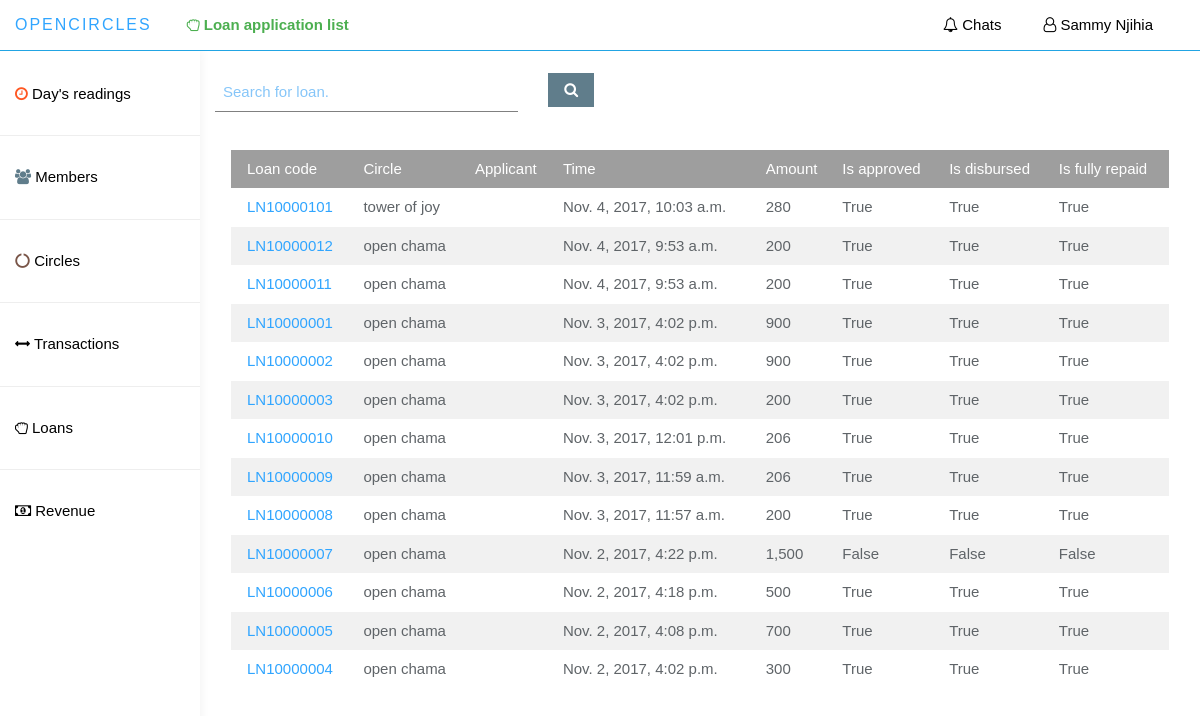
Before: /app_admin/loan_applications (signed in) with the older database file.
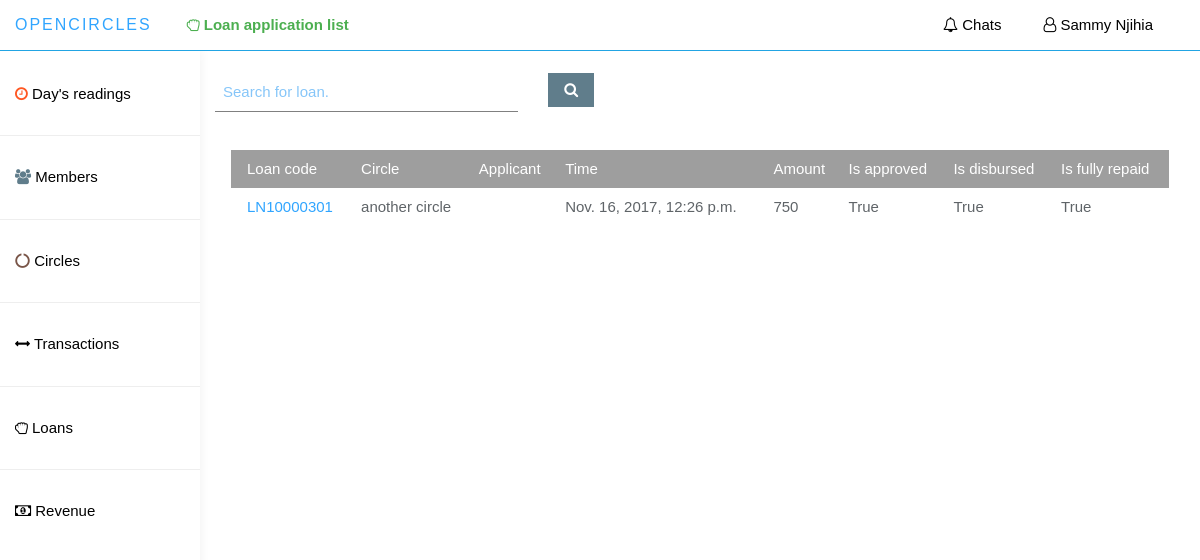
After: the same page with the newer database file.
### loan/models.py (models this page shows)
class LoanApplication(models.Model):
    loan_code = models.CharField(unique=True,max_length=20,default='LN0001')
    circle_member = models.ForeignKey(CircleMember, null=False)
    amount = models.IntegerField(null=False, blank=False, default=0)
    interest_rate = models.FloatField(null=False, blank=False, default=0.00)
    num_of_repayment_cycles = models.IntegerField(default=1)
    require_guarantors = models.BooleanField(default=False)
    time_of_application = models.DateTimeField(null=False, auto_now=True)
    is_approved = models.BooleanField(default=False)
    time_approved = models.DateTimeField(null=True)
    is_disbursed = models.BooleanField(default=False)
    time_disbursed = models.DateTimeField(null=True)
    other_info = models.TextField(max_length=10000, blank=True)
    is_fully_repaid = models.BooleanField(default=False)
    time_of_last_payment = models.DateTimeField(null=True)
    loan_tariff = models.ForeignKey(LoanTariff, null=True)
    class Meta:
        db_table = 'LoanApplication'

### circle/models.py (models this page shows)
class CircleMember(models.Model):
    circle = models.ForeignKey(Circle, null=False, blank=False)
    member = models.ForeignKey(Member, null=False, blank=False)
    allow_public_guarantees_request = models.BooleanField(default=True)
    time_joined = models.DateTimeField(null=False, auto_now=True)
    is_active = models.BooleanField(default=True)
    class Meta:
        db_table = 'CircleMember'
        unique_together = ("circle", "member")

class Circle(models.Model):
    circle_name = models.CharField(max_length=100,blank=False,unique=True)
    circle_type = models.CharField(max_length=10, blank=False, choices=CIRCLE_TYPE)
    circle_acc_number = models.CharField(max_length=10, blank=False, unique=True)
    initiated_by = models.ForeignKey(Member,null=False, blank=False)
    time_initiated = models.DateTimeField(auto_now=True)
    is_active = models.BooleanField(default=False)
    annual_interest_rate = models.DecimalField(max_digits=5, decimal_places=3, default=0.000)
    minimum_share = models.IntegerField(default=200)
    class Meta:
        db_table = 'Circle'

### app_admin/views.py (the view)
@login_required(login_url='app_admin:login_page')
def loan_applications(request):
    context = {
        'loans': loan_utils.LoanUtils.get_months_loans()
    }
    template = 'app_admin/loan_applications_list.html'
    return render(request, template, context)

### app_admin/loan_utils.py (called while the page is built)
    @staticmethod
    def get_months_loans():
        today = datetime.date.today()
        year = today.year
        month = today.month
        loan_objs = LoanApplication.objects.filter(time_of_application__year=year, time_of_application__month=month)\
            .order_by('-time_of_application')
        return loan_objs

### app_admin/templates/app_admin/loan_applications_list.html (shortened to what this page needs)
{% extends 'app_admin/base_dashboard.html' %}
{% load static %}
{% load humanize %}
{% block current_page %}
    <i class="fa fa-hand-grab-o"></i> Loan application list
{% endblock %}
{% block main_container %}
     <div class="col-sm-9 col-sm-offset-3 col-lg-10 col-lg-offset-2 main">
        <br>
        <form class="form-horizontal">
          <div class="form-group">
            <div class="col-lg-4 col-md-4 col-sm-4">
              <input type="text"
                class="w3-input w3-text-blue pull-right"
                id="loans-search-val"
                name="loans_search_val"
                placeholder="Search for loan.">
            </div>
            <div class="col-lg-2 col-md-2 col-sm-2">
              <a class="w3-btn w3-blue-gray pull-left" id="btn-search-loan">
                <i class="fa fa-search"></i>
              </a>
            </div>
          </div>
        </form>
        <br>
        <div class="w3-container">
            <table class="w3-table w3-striped">
                <thead class="w3-grey w3-text-white">
                    <tr>
                        <td>Loan code</td>
                        <td>Circle</td>
                        <td>Applicant</td>
                        <td>Time</td>
                        <td>Amount</td>
                        <td>Is approved</td>
                        <td>Is disbursed</td>
                        <td>Is fully repaid</td>
                    </tr>
                </thead>
                <tbody id="loans-table">
                    {% for obj in loans %}
                        <tr>
                            <td>
                                <a href="{% url 'app_admin:view_loan_application_details' loan_code=obj.loan_code %}">
                                    {{ obj.loan_code }}
                                </a>
                            </td>
                            <td>{{ obj.circle_member.circle.circle_name }}</td>
                            <td>
                            </td>
                            <td>{{ obj.time_of_application }}</td>
                            <td>{{ obj.amount|intcomma }}</td>
                            <td>{{ obj.is_approved }}</td>
                            <td>{{ obj.is_disbursed }}</td>
                            <td>{{ obj.is_fully_repaid }}</td>
                        </tr>
                    {% endfor %}
                </tbody>
            </table>
        </div>
     </div>
{% endblock %}

### app_admin/templates/app_admin/base_dashboard.html (shortened to what this page needs)
{% load staticfiles %}
{% load humanize %}
<!DOCTYPE html>
<html lang="en">
{% block head %}
  <head>
      <link rel="stylesheet" type="text/css" href="{% static 'app_admin/bootstrap/css/bootstrap.min.css' %}" />
      <link rel="stylesheet" type="text/css" href="{% static 'app_admin/font-awesome/css/font-awesome.min.css' %}" />
      <link rel="stylesheet" type="text/css" href="{% static 'app_admin/w3css/w3.css' %}" />
      <link rel="stylesheet" type="text/css" href="{% static 'app_admin/bootstrapdatetimepicker/bootstrap-datetimepicker.min.css' %}"/>
      <link rel="stylesheet" type="text/css" href="{% static 'app_admin/custom_css/styles.css' %}" >
  </head>
{% endblock %}
{% block body %}
    <body>
    <nav class="navbar navbar navbar-fixed-top w3-white border-bottom-blue" role="navigation">
        <div class="container-fluid">
          <div class="navbar-header">
            <a class="navbar-brand">
              <span>Opencircles</span>
            </a>
            <ul class="user-menu nav-tabs pull-left">
              <li>
                <a class="cursor-pointer w3-text-green">
                    <b>
                        {% block current_page %}{% endblock %}
                    </b>
                </a>
              </li>
            </ul>
            <ul class="user-menu nav-tabs">
              <li>
                <a class="cursor-pointer w3-text-black" href="{% url 'app_admin:chats' %}"><i class="fa fa-bell-o"></i> Chats </a>
              </li>
              <li class="dropdown pull-right">
                <a class="dropdown-toggle w3-text-black cursor-pointer" data-toggle="dropdown">
                  <i class="fa fa-user-o"></i> {{ request.user.first_name }} {{ request.user.last_name }}
                </a>
                </li>
              </ul>
          </div>
        </div>
	</nav>
  <div id="sidebar-collapse" class="col-sm-3 col-lg-2 sidebar">
  <ul class="nav menu">
    <li><br></li>
    <li>
      <a href="{% url 'app_admin:home' %}" class="w3-text-black">
        <i class="fa fa-clock-o w3-text-deep-orange"></i>
         Day's readings
      </a>
    </li>
    <li role="presentation" class="divider"></li>
    <li>
      <a href="{% url 'app_admin:members' %}" class="w3-text-black">
        <i class="fa fa-users w3-text-blue-gray"></i>
         Members
      </a>
    </li>
    <li role="presentation" class="divider"></li>
    <li>
      <a href="{% url 'app_admin:circles_list' %}" class="w3-text-black">
        <i class="fa fa-circle-o-notch w3-text-brown"></i>
         Circles
      </a>
    </li>
    <li role="presentation" class="divider"></li>
    <li class="parent ">
      <a data-toggle="collapse" data-target="#sub-item-1" class="w3-text-black" href="#">
          <i class="fa fa-arrows-h"></i>
            Transactions
      </a>
    </li>
    <li role="presentation" class="divider"></li>
    <li class="parent ">
      <a data-toggle="collapse" data-target="#loans-sub-items" class="w3-text-black" href="#">
          <i class="fa fa-hand-grab-o"></i>
            Loans
      </a>
    </li>
    <li role="presentation" class="divider"></li>
    <li class="parent ">
      <a data-toggle="collapse" data-target="#sub-item-2" class="w3-text-black" href="#">
          <i class="fa fa-money"></i>
            Revenue
      </a>
    </li>
  </ul>
  </div>
    {% block main_container %}{% endblock %}
    </body>
    {% endblock %}
</html>

### app_admin/static/app_admin/w3css/w3.css (style rules this page uses)
*,*:before,*:after { box-sizing:inherit }
html { -ms-text-size-adjust:100%;-webkit-text-size-adjust:100% }
body { margin:0 }
article,aside,details,figcaption,figure,footer,header,main,menu,nav,section,summary { display:block }
a { background-color:transparent;-webkit-text-decoration-skip:objects }
button,input,select,textarea { font:inherit;margin:0 }
button,input { overflow:visible }
html,body { font-family:Verdana,sans-serif;font-size:15px;line-height:1.5 }
html { overflow-x:hidden }
a { color:inherit }
.w3-table,.w3-table-all { border-collapse:collapse;border-spacing:0;width:100%;display:table }
.w3-table td,.w3-table th,.w3-table-all td,.w3-table-all th { padding:8px 8px;display:table-cell;text-align:left;vertical-align:top }
.w3-table th:first-child,.w3-table td:first-child,.w3-table-all th:first-child,.w3-table-all td:first-child { padding-left:16px }
.w3-btn,.w3-btn-block { border:none;display:inline-block;outline:0;padding:6px 16px;vertical-align:middle;overflow:hidden;text-decoration:none!important;color:#fff;background-color:#000;text-align:center;cursor:pointer;white-space:nowrap }
.w3-btn,.w3-btn-floating,.w3-btn-floating-large,.w3-closenav,.w3-opennav,.w3-btn-block { -webkit-touch-callout:none;-webkit-user-select:none;-khtml-user-select:none;-moz-user-select:none;-ms-user-select:none;user-select:none }
.w3-btn,.w3-btn-floating,.w3-dropnav a,.w3-btn-floating-large,.w3-btn-block, .w3-navbar a,.w3-sidenav a,.w3-pagination li a,.w3-hoverable tbody tr,.w3-hoverable li, .w3-accordion-content a,.w3-dropdown-content a,.w3-dropdown-click:hover,.w3-dropdown-hover:hover,.w3-opennav,.w3-closenav,.w3-closebtn,*[class*="w3-hover-"] { -webkit-transition:background-color .25s,color .15s,box-shadow .25s,opacity 0.25s,filter 0.25s,border 0.15s;transition:background-color .25s,color .15s,box-shadow .15s,opacity .25s,filter .25s,border .15s }
.w3-input { padding:8px;display:block;border:none;border-bottom:1px solid #808080;width:100% }
.w3-container:after,.w3-panel:after,.w3-row:after,.w3-row-padding:after,.w3-topnav:after,.w3-clear:after,.w3-btn-group:before,.w3-btn-group:after,.w3-btn-bar:before,.w3-btn-bar:after { content:"";display:table;clear:both }
.w3-container { padding:0.01em 16px }
.w3-blue-grey,.w3-hover-blue-grey:hover,.w3-blue-gray,.w3-hover-blue-gray:hover { color:#fff!important;background-color:#607d8b!important }
.w3-white,.w3-hover-white:hover { color:#000!important;background-color:#fff!important }
.w3-grey,.w3-hover-grey:hover,.w3-gray,.w3-hover-gray:hover { color:#000!important;background-color:#9e9e9e!important }
.w3-text-blue,.w3-hover-text-blue:hover { color:#2196F3!important }
.w3-text-brown,.w3-hover-text-brown:hover { color:#795548!important }
.w3-text-blue-grey,.w3-hover-text-blue-grey:hover,.w3-text-blue-gray,.w3-hover-text-blue-gray:hover { color:#607d8b!important }
.w3-text-green,.w3-hover-text-green:hover { color:#4CAF50!important }
.w3-text-deep-orange,.w3-hover-text-deep-orange:hover { color:#ff5722!important }
.w3-text-white,.w3-hover-text-white:hover { color:#fff!important }
.w3-text-black,.w3-hover-text-black:hover { color:#000!important }

### app_admin/static/app_admin/custom_css/styles.css (style rules this page uses)
body { top: 90px; margin-bottom: 50px; background: #FFFFFF; padding-top: 50px; color: #5f6468; }
a, a:hover, a:focus { color: #30a5ff; }
.navbar-header .navbar-brand { color: #fff; font-size: 16px; text-transform: uppercase; font-weight: 500; letter-spacing: 2px; }
.navbar-header .navbar-brand span { color: #30a5ff; }
.nav-tabs { background: #e9ecf2; border: 0; }
.nav-tabs li a, .nav-tabs li a:hover, .nav-tabs li.active a, .nav-tabs li.active a:hover { border: 0; padding: 15px 20px; }
.navbar { border: 0; }
.user-menu { display: inline-block; margin-top: 14px; margin-right: 10px; float: right; list-style: none; padding: 0; }
.user-menu a { color: #fff; }
.sidebar { display: block; background-color: #fff; padding: 0; display: none; }
@media (min-width: 768px) { .sidebar { display: block; position: fixed; top: 50px; bottom: 0; left: 0; z-index: 1000; display: block; margin: 0; padding: 0; overflow-x: hidden; overflow-y: auto; background-color: #fff; box-shadow: 1px 0px 10px rgba(0, 0, 0, .05); } }
@media (min-width: 768px) { .navbar-header { width: 100%; } }
.sidebar ul.nav li.divider { border-bottom: 1px solid #eee; margin: 20px 0; }
.nav-tabs { background: #ffffff; }
.border-bottom-blue { border-bottom: 1px solid #22A4E3; }
.cursor-pointer { cursor: pointer; }

Changed rows visible on the page:
removed LoanApplication: loan_code "LN10000101", circle_member.circle.circle_name "tower of joy", time_of_application "Nov. 4, 2017, 10:03 a.m.", amount "280", is_approved "True", is_disbursed "True", is_fully_repaid "True"
removed LoanApplication: loan_code "LN10000012", circle_member.circle.circle_name "open chama", time_of_application "Nov. 4, 2017, 9:53 a.m.", amount "200", is_approved "True", is_disbursed "True", is_fully_repaid "True"
removed LoanApplication: loan_code "LN10000011", circle_member.circle.circle_name "open chama", time_of_application "Nov. 4, 2017, 9:53 a.m.", amount "200", is_approved "True", is_disbursed "True", is_fully_repaid "True"
removed LoanApplication: loan_code "LN10000001", circle_member.circle.circle_name "open chama", time_of_application "Nov. 3, 2017, 4:02 p.m.", amount "900", is_approved "True", is_disbursed "True", is_fully_repaid "True"
removed LoanApplication: loan_code "LN10000002", circle_member.circle.circle_name "open chama", time_of_application "Nov. 3, 2017, 4:02 p.m.", amount "900", is_approved "True", is_disbursed "True", is_fully_repaid "True"
removed LoanApplication: loan_code "LN10000003", circle_member.circle.circle_name "open chama", time_of_application "Nov. 3, 2017, 4:02 p.m.", amount "200", is_approved "True", is_disbursed "True", is_fully_repaid "True"
removed LoanApplication: loan_code "LN10000010", circle_member.circle.circle_name "open chama", time_of_application "Nov. 3, 2017, 12:01 p.m.", amount "206", is_approved "True", is_disbursed "True", is_fully_repaid "True"
removed LoanApplication: loan_code "LN10000009", circle_member.circle.circle_name "open chama", time_of_application "Nov. 3, 2017, 11:59 a.m.", amount "206", is_approved "True", is_disbursed "True", is_fully_repaid "True"
removed LoanApplication: loan_code "LN10000008", circle_member.circle.circle_name "open chama", time_of_application "Nov. 3, 2017, 11:57 a.m.", amount "200", is_approved "True", is_disbursed "True", is_fully_repaid "True"
removed LoanApplication: loan_code "LN10000007", circle_member.circle.circle_name "open chama", time_of_application "Nov. 2, 2017, 4:22 p.m.", amount "1,500", is_approved "False", is_disbursed "False", is_fully_repaid "False"
removed LoanApplication: loan_code "LN10000006", circle_member.circle.circle_name "open chama", time_of_application "Nov. 2, 2017, 4:18 p.m.", amount "500", is_approved "True", is_disbursed "True", is_fully_repaid "True"
removed LoanApplication: loan_code "LN10000005", circle_member.circle.circle_name "open chama", time_of_application "Nov. 2, 2017, 4:08 p.m.", amount "700", is_approved "True", is_disbursed "True", is_fully_repaid "True"
removed LoanApplication: loan_code "LN10000004", circle_member.circle.circle_name "open chama", time_of_application "Nov. 2, 2017, 4:02 p.m.", amount "300", is_approved "True", is_disbursed "True", is_fully_repaid "True"
added LoanApplication: loan_code "LN10000301", circle_member.circle.circle_name "another circle", time_of_application "Nov. 16, 2017, 12:26 p.m.", amount "750", is_approved "True", is_disbursed "True", is_fully_repaid "True"
